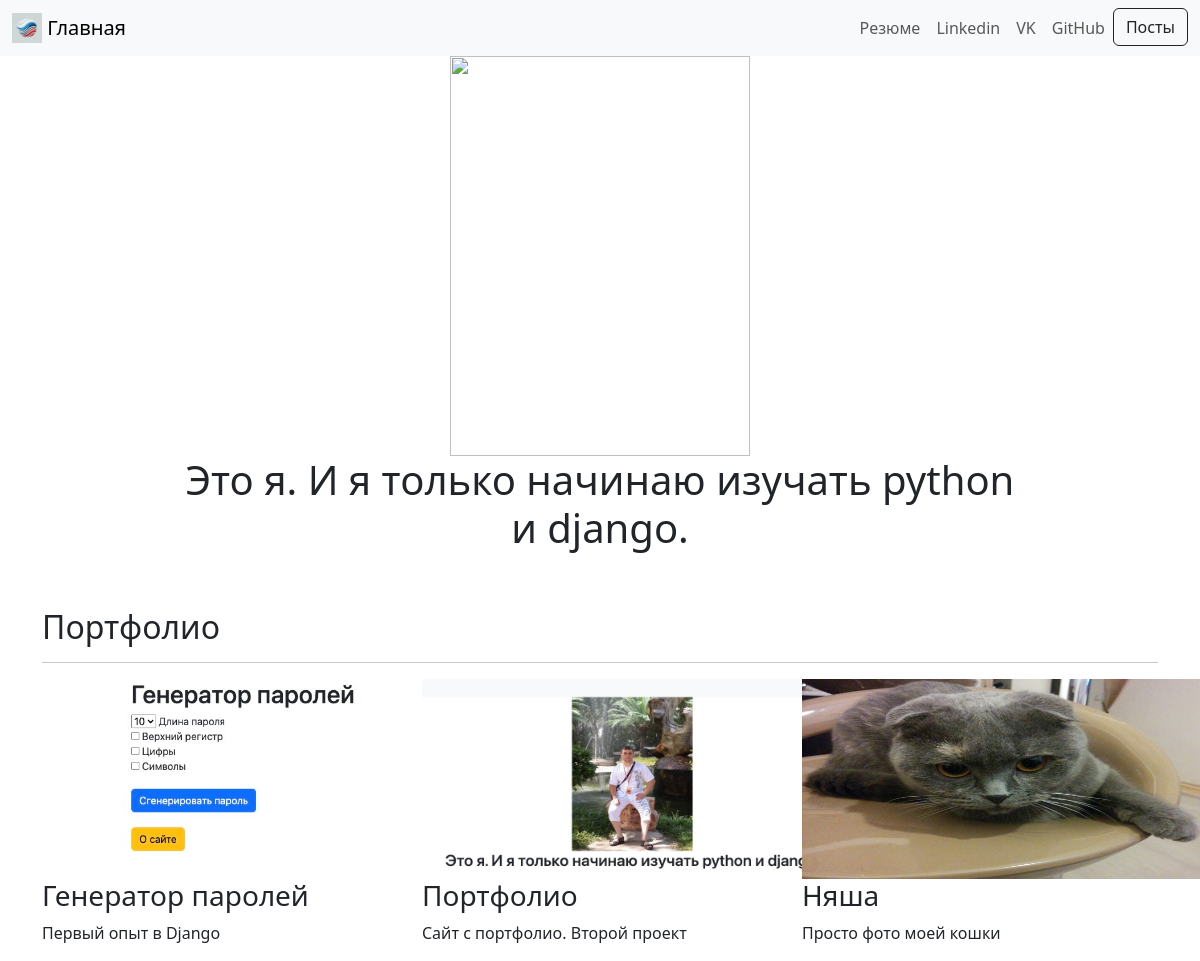
Before: / with the older database file.
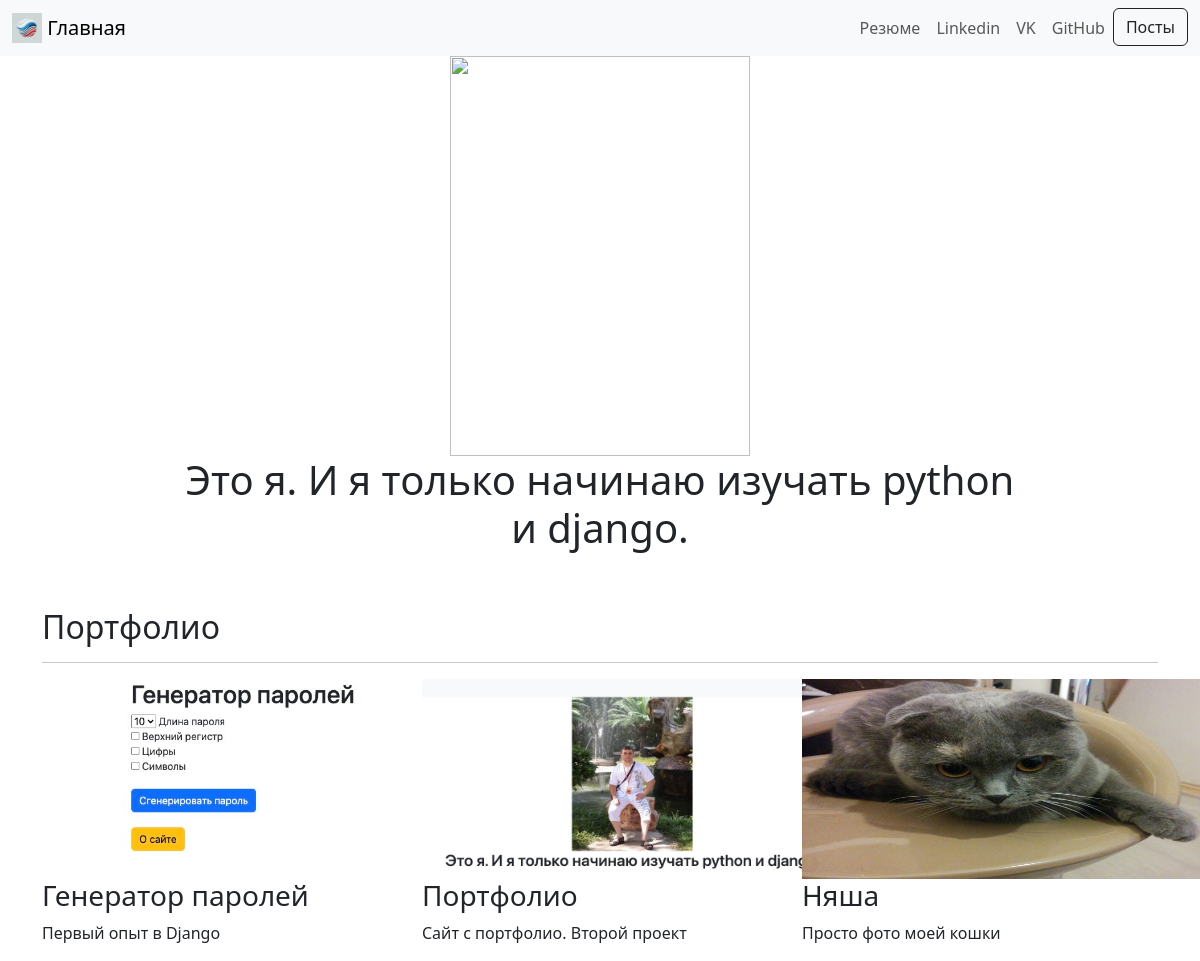
After: the same page with the newer database file.
### portfolio/models.py (models this page shows, shortened)
class Project(models.Model):
    title = models.CharField(max_length=100)
    description = models.CharField(max_length=250)
    image = models.ImageField(upload_to='portfolio/images/')
    url = models.URLField(blank=True)

### portfolio/views.py (the view)
# urls.py: 2. Add a URL to urlpatterns:  path('', views.home, name='home')
def home(request):
    projects = Project.objects.all() # таким образом джанго импортирует все из БД
    return render(request, 'portfolio/home.html', {'projects':projects})

### portfolio/templates/portfolio/home.html
{% extends 'portfolio/base.html' %}
{% load static %}
{% block content %}
<div class="container text-center">
    <img src="{% static 'portfolio/20140706_094935.jpg' %}" height="400" width="300">
</div>
<div class="row justify-content-center mb-3">
  <div class="col-md-9 text-center">
    <h1 id="hometext" class="font-weight-bold">Это я. И я только начинаю изучать python и django.</h1>
  </div>
</div>
<h2 class="mt-5">Портфолио</h2>
<hr>
<div class="row">
    {% for project in projects %}
    <div class="col-lg-4 col-md-6">
        {% if project.url %}
        <a href="{{ project.url }}">
            <img src="{{ project.image.url }}" height="200" width="415">
        </a>
        {% else %}
        <img src="{{ project.image.url }}" height="200" width="415">
        {% endif %}
        <h3>{{ project.title }}</h3>
        <p>{{ project.description }}</p>
    </div>
    {% endfor %}
</div>
{% endblock %}

### portfolio/templates/portfolio/base.html (shortened to what this page needs)
{% load static %}
<!doctype html>
<html lang="ru">
<head>
    <link rel="stylesheet" href="https://cdn.jsdelivr.net/npm/bootstrap@5.3.3/dist/css/bootstrap.min.css">
</head>
<body>
    <nav class="navbar navbar-expand-lg bg-body-tertiary">
      <div class="container-fluid">
        <a class="navbar-brand" href="{% url 'home' %}">
          <img src="{% static "portfolio/logo.png" %}" width="30" height="30" class="d-inline-block align-bottom" alt="Vladimir's Logo">
          <span>Главная</span>
        </a>
        <div class="collapse navbar-collapse justify-content-end" id="navbarNav">
          <ul class="navbar-nav">
            <li class="nav-item">
              <a class="nav-link" href="{% static "portfolio/resume.pdf" %}">Резюме</a>
            </li>
            <li class="nav-item">
              <a class="nav-link" href="https://www.linkedin.com/in/vladimirzhiratkov/">Linkedin</a>
            </li>
            <li class="nav-item">
              <a class="nav-link" href="https://vk.com/kai137">VK</a>
            </li>
            <li class="nav-item">
              <a class="nav-link" href="https://github.com/Kai137mail">GitHub</a>
            </li>
            <li class="nav-item">
                <a role="button" href="{% url 'blog:all_blogs' %}" class="btn btn-outline-dark">Посты</a>
            </li>
          </ul>
        </div>
      </div>
    </nav>
    <div class="container ">
        {% block content %}{% endblock %}
    </div>
</body>
</html>

Changed rows visible on the page:
changed Project "Портфолио": image: picture added; image: picture removed
